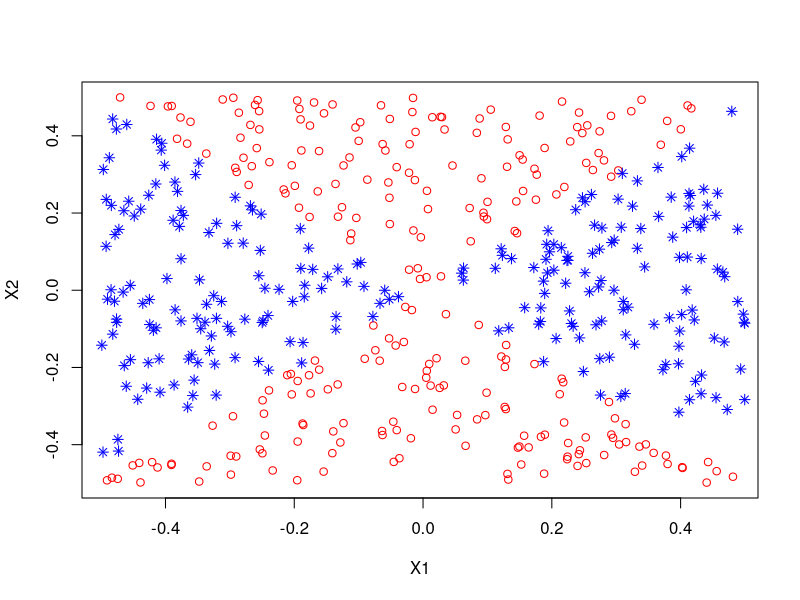

This figure's R source: (Note: this script raises an error after producing the figure.)
#3a -> create data set with quadratic decision boundary
x1=runif (500) -0.5
x2=runif (500) -0.5
y=1*( x1^2-x2^2 > 0)

my.data <- data.frame(x1,x2,y)
View(my.data)


#3b -> plot data
plot(x1[y == 0], x2[y == 0], col = "red", xlab = "X1", ylab = "X2", pch = 1)
points(x1[y == 1], x2[y == 1], col = "blue", pch = 8)

install.packages("e1071")
library(e1071)

#3c -> support vector classifier (svm using linear kernel)
svc.fit <- svm(as.factor(y)~.,data=my.data,kernel="linear",cost=10,scale=F)

#create predictions using svc
svc.pred = predict(svc.fit, my.data)

#split predictions
data.pos = my.data[svc.pred == 1, ]
data.neg = my.data[svc.pred == 0, ]

#Create plots of predicted points
plot(data.pos$x1, data.pos$x2, col = "blue", xlab = "X1", ylab = "X2", pch = 8)
points(data.neg$x1, data.neg$x2, col = "red", pch = 1)


#3d -> support vector machine (svm using radial kernel)
svc.fit <- svm(as.factor(y)~.,data=my.data,kernel="radial",gamma=1,cost=1)

#create predictions using svm
svm.pred = predict(svm.fit, my.data)

#split predictions
data.pos.svm = my.data[svm.pred == 1, ]
data.neg.svm = my.data[svm.pred == 0, ]

#Create plots of predicted points
plot(data.pos.svm$x1, data.pos.svm$x2, col = "blue", xlab = "X1", ylab = "X2", pch = 8)
points(data.neg.svm$x1, data.neg.svm$x2, col = "red", pch = 1)
